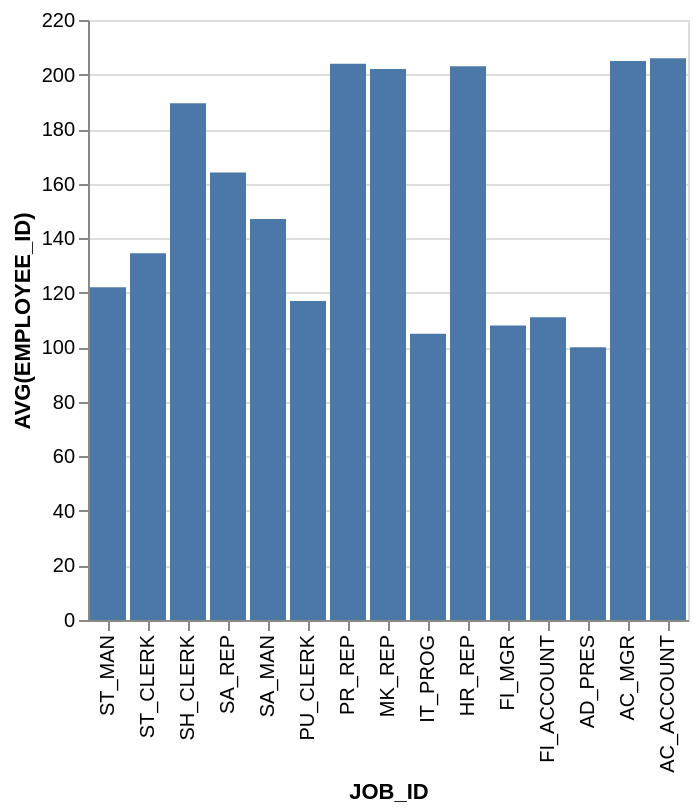

Describe this chart as a Vega-Lite specification.
### Vega-Lite specification from a JSON file in a GitHub repository (floating-point values rounded to 4 significant figures)
{"data": {"values": [{"x_data": "AC_ACCOUNT", "y_data": 206}, {"x_data": "AC_MGR", "y_data": 205}, {"x_data": "AD_PRES", "y_data": 100}, {"x_data": "FI_ACCOUNT", "y_data": 111}, {"x_data": "FI_MGR", "y_data": 108}, {"x_data": "HR_REP", "y_data": 203}, {"x_data": "IT_PROG", "y_data": 105}, {"x_data": "MK_REP", "y_data": 202}, {"x_data": "PR_REP", "y_data": 204}, {"x_data": "PU_CLERK", "y_data": 117}, {"x_data": "SA_MAN", "y_data": 147}, {"x_data": "SA_REP", "y_data": 164.1}, {"x_data": "SH_CLERK", "y_data": 189.5}, {"x_data": "ST_CLERK", "y_data": 134.5}, {"x_data": "ST_MAN", "y_data": 122}]}, "mark": "bar", "encoding": {"x": {"field": "x_data", "type": "nominal", "title": "JOB_ID", "sort": "descending"}, "y": {"field": "y_data", "type": "quantitative", "title": "AVG(EMPLOYEE_ID)"}}}
